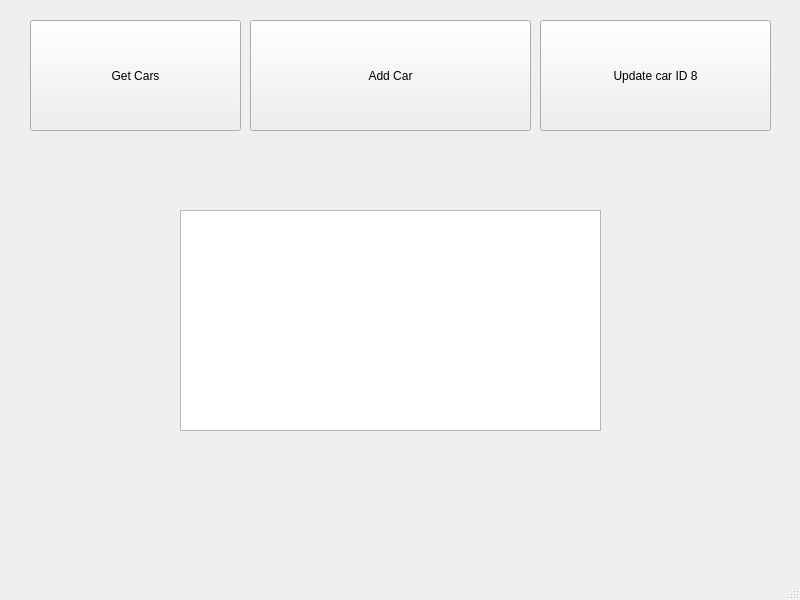
<?xml version="1.0" encoding="UTF-8"?>
<ui version="4.0">
 <class>MainWindow</class>
 <widget class="QMainWindow" name="MainWindow">
  <property name="geometry">
   <rect>
    <x>0</x>
    <y>0</y>
    <width>800</width>
    <height>600</height>
   </rect>
  </property>
  <property name="windowTitle">
   <string>MainWindow</string>
  </property>
  <widget class="QWidget" name="centralwidget">
   <widget class="QPushButton" name="GetCars">
    <property name="geometry">
     <rect>
      <x>30</x>
      <y>20</y>
      <width>211</width>
      <height>111</height>
     </rect>
    </property>
    <property name="text">
     <string>Get Cars</string>
    </property>
   </widget>
   <widget class="QTextEdit" name="CarTable">
    <property name="geometry">
     <rect>
      <x>180</x>
      <y>210</y>
      <width>421</width>
      <height>221</height>
     </rect>
    </property>
   </widget>
   <widget class="QPushButton" name="btngetcar">
    <property name="geometry">
     <rect>
      <x>250</x>
      <y>20</y>
      <width>281</width>
      <height>111</height>
     </rect>
    </property>
    <property name="text">
     <string>Add Car</string>
    </property>
   </widget>
   <widget class="QPushButton" name="pushButton">
    <property name="geometry">
     <rect>
      <x>540</x>
      <y>20</y>
      <width>231</width>
      <height>111</height>
     </rect>
    </property>
    <property name="text">
     <string>Update car ID 8</string>
    </property>
   </widget>
  </widget>
  <widget class="QMenuBar" name="menubar">
   <property name="geometry">
    <rect>
     <x>0</x>
     <y>0</y>
     <width>800</width>
     <height>20</height>
    </rect>
   </property>
  </widget>
  <widget class="QStatusBar" name="statusbar"/>
 </widget>
 <resources/>
 <connections/>
</ui>
